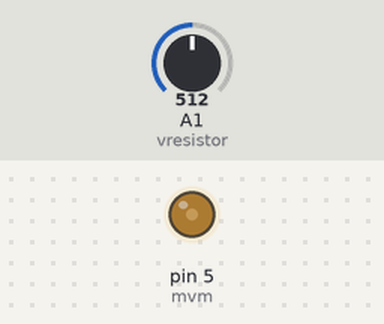
Recording of a sketch running on a simulated Arduino Micro, built with avr-gcc and run on an emulated ATmega32U4. Shown: output pins drawn as LEDs (lit = HIGH). The inputs (shaded band) are chosen by the test bench; at power-on: A1 (vresistor) = 512. USB keyboard and mouse output is not drawn.

Above: at 1.2 s.
1.3 s: A1 (vresistor) set to 306
At 2.3 s:
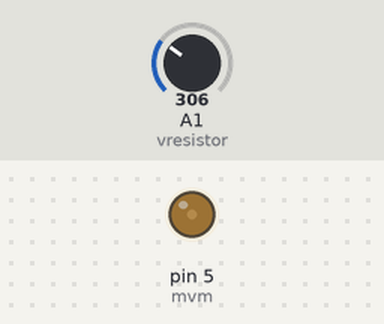
2.8 s: A1 (vresistor) set to 0
At 3.3 s:
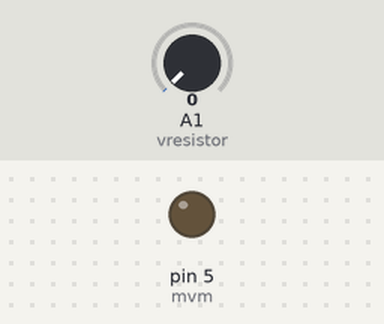
4.3 s: A1 (vresistor) set to 5
5.8 s: A1 (vresistor) set to 8
At 6.6 s:
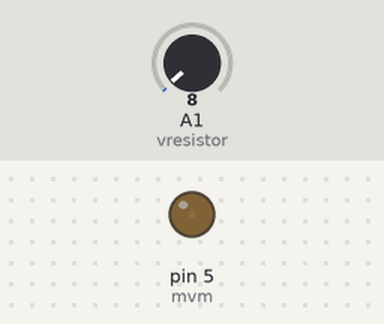
7.3 s: A1 (vresistor) set to 900
At 8.0 s:
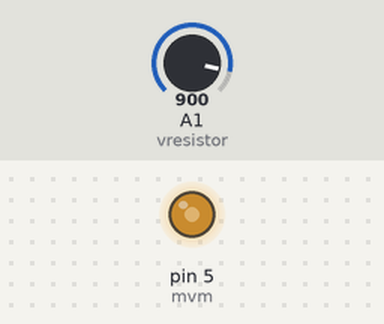
8.8 s: A1 (vresistor) set to 511
At 10.2 s:
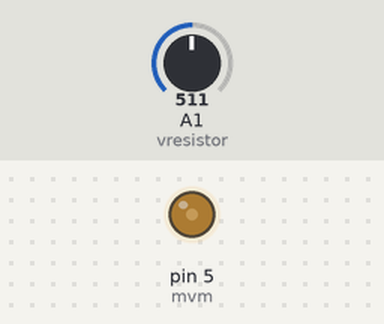
Timing chart, 0 to 11.3 s (numbered marks = the images above; inputs shaded):
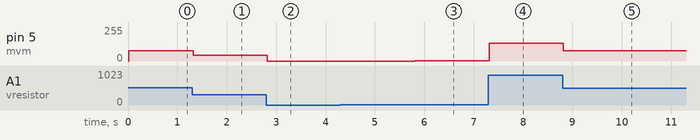

Measured:
- after the input at 1.3 s, pin 5 (mvm): 76/255 → 45/255 at once
- after the input at 2.8 s, pin 5 (mvm): 45/255 → 0/255 at once
- after the input at 4.3 s, every drawn part: stays the same
- after the input at 5.8 s, pin 5 (mvm): 0/255 → 1/255 at once
- after the input at 7.3 s, pin 5 (mvm): 1/255 → 134/255 at once
- after the input at 8.8 s, pin 5 (mvm): 134/255 → 76/255 at once

The sketch:

Agency_dial_code_Adjusted.ino
```cpp
#include <Joystick.h>

// Create the Joystick
// Joystick(Joystick HID_ID, Joystick Type, Button Count, HAT Switch Count, Include X, Include Y, Include Z,
// Include Rx, Include Ry, Include Rz, Include Rudder, Include Throttle. Include accelerometer, Include Brake, Include Steering
Joystick_ Joystick(JOYSTICK_DEFAULT_REPORT_ID, JOYSTICK_TYPE_JOYSTICK, 0, 0, true, false, false, false, true, false, false, false, false, false, false);

int mvm = 5; // micro vibration motor is connected with pin number 5 which is the pwm pin.
int vresistor = A1;
int data = 0;
unsigned long t0;
int ramp = 0;

void setup() {
  pinMode(mvm, OUTPUT);
  pinMode(vresistor, INPUT);

  // Set Range Values
  Joystick.setXAxisRange(0, 153);
  Joystick.setRyAxisRange(0,100);
  Joystick.begin(false);
  t0=micros();
}

void loop() {
// put your main code here, to run repeatedly:
// Het trilmotortje heeft een voedingsbereik van 0 ... 3.0V.
// De OUTPUT van de Arduino Micro is 5V. Dit is te veel voor het trilmotortje.
// De oplossing is om de duty cycle aan te passen. Range: 0 ... 255 => duty cycle: 100%
// 3V => 3/5 = 60%
// 255 * 0.6 = 153 stapjes om op de uitgang 3.0V te krijgen.
//
// Een ander probleem is de stroomsterkte die een poort van de Micro kan leveren. Tijdens het aanzetten van de trilmotor is er een piek in de stroomsterkte.
// Deze is te groot voor de uitgang van de Micro. De oplossing is het gebruik van een FET. De uitgang van de Micro is aangesloten op de Gain (ingang) van de FET.
// De uitgang van de FET volgt het uitgangssignaal van de Micro. De FET wordt rechtstreeks gevoed met de 5V aansluiting van de Micro.
// Deze voeding kan wel genoeg leveren voor het trilmotoryje.

  data = map(analogRead(vresistor), 0, 1023, 0, 153);

  Joystick.setXAxis(data);
  Joystick.setRyAxis(++ramp);
  if (ramp >= 100)
    ramp = 0;

  while(micros()-t0 < 9950);
  t0=micros();
  // Write the data in one go
  Joystick.sendState();
  analogWrite(mvm, data);
}
```
